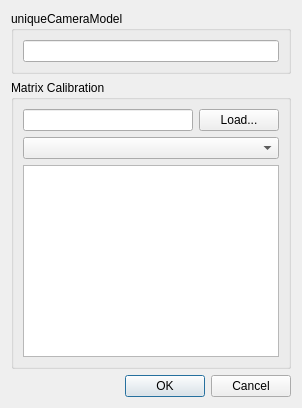
<?xml version="1.0" encoding="UTF-8"?>
<ui version="4.0">
 <class>AdvancedOptionsDialog</class>
 <widget class="QDialog" name="AdvancedOptionsDialog">
  <property name="windowTitle">
   <string>Advanced Options</string>
  </property>
  <layout class="QVBoxLayout" name="verticalLayout">
   <item>
    <widget class="QGroupBox" name="modelGroup">
     <property name="title">
      <string>uniqueCameraModel</string>
     </property>
     <layout class="QHBoxLayout" name="horizontalLayout">
      <item>
       <widget class="QLineEdit" name="uniqueCameraModelEdit"/>
      </item>
     </layout>
    </widget>
   </item>
   <item>
    <widget class="QGroupBox" name="calibrationGroup">
     <property name="title">
      <string>Matrix Calibration</string>
     </property>
     <layout class="QVBoxLayout" name="verticalLayout_2">
      <item>
       <layout class="QHBoxLayout" name="horizontalLayout_2">
        <item>
         <widget class="QLineEdit" name="calibrationFileEdit">
          <property name="readOnly">
           <bool>true</bool>
          </property>
         </widget>
        </item>
        <item>
         <widget class="QPushButton" name="browseCalibrationBtn">
          <property name="text">
           <string>Load...</string>
          </property>
         </widget>
        </item>
       </layout>
      </item>
      <item>
       <widget class="QComboBox" name="profileCombo"/>
      </item>
      <item>
       <widget class="QPlainTextEdit" name="profileDetails">
        <property name="readOnly">
         <bool>true</bool>
        </property>
       </widget>
      </item>
     </layout>
    </widget>
   </item>
   <item>
    <widget class="QDialogButtonBox" name="buttonBox">
     <property name="standardButtons">
      <set>QDialogButtonBox::Cancel|QDialogButtonBox::Ok</set>
     </property>
    </widget>
   </item>
  </layout>
 </widget>
 <resources/>
 <connections/>
</ui>
